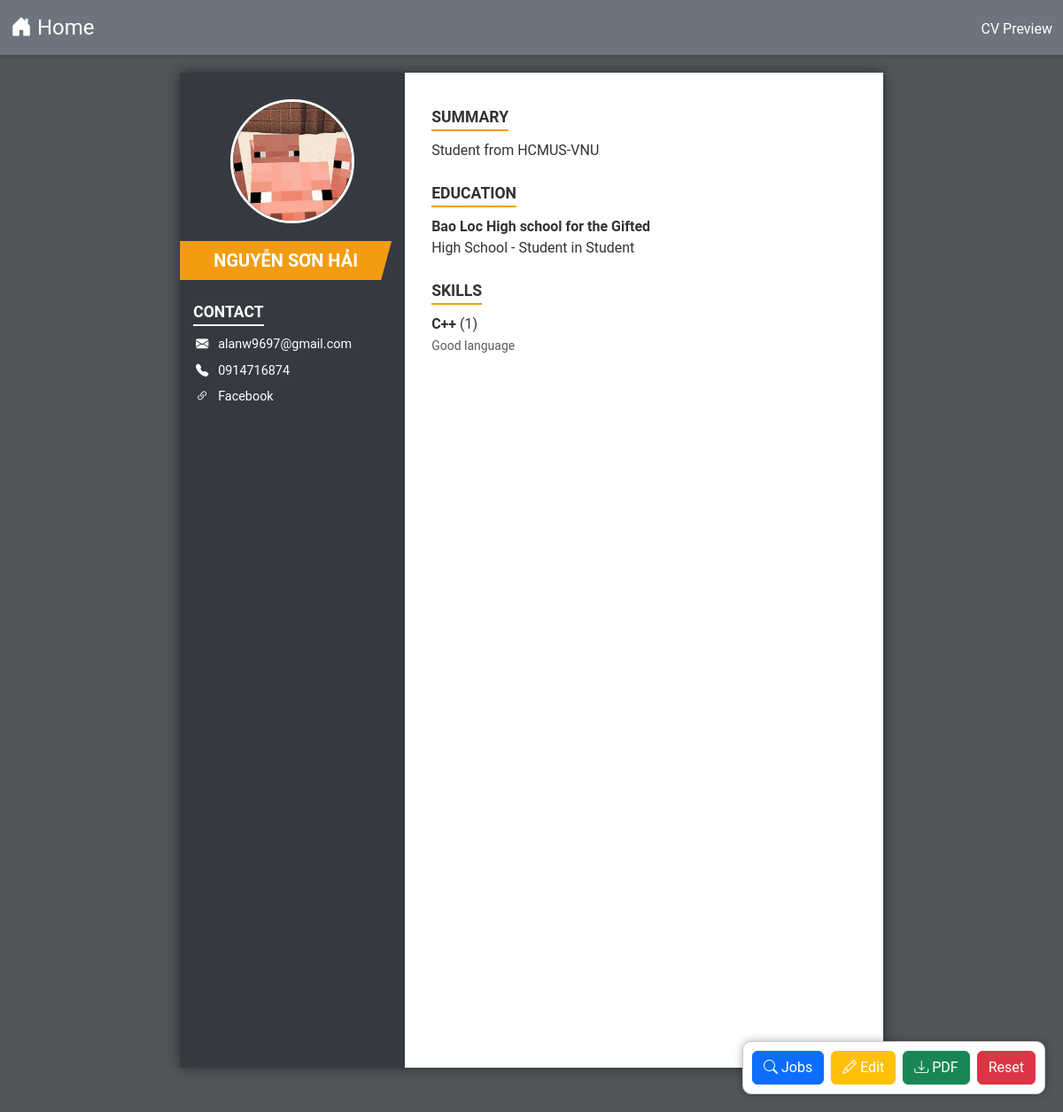
/view_cv, run on the app's committed database.
### tables this page shows
CREATE TABLE cv_basic(id INTEGER PRIMARY KEY, name TEXT, email TEXT, phone TEXT, photopath TEXT, profile TEXT);

CREATE TABLE cv_contacts(id INTEGER PRIMARY KEY, platform TEXT, link TEXT);

CREATE TABLE cv_education(id INTEGER PRIMARY KEY, degreetype TEXT, title TEXT, major TEXT, school TEXT);

CREATE TABLE cv_skills(id INTEGER PRIMARY KEY, tool TEXT, years TEXT, review TEXT);

### UPS/views.py (the view)
@app.route('/view_cv')
def view_cv_route():
    cv_data = get_cv_full()
    if not cv_data:
        return redirect(url_for('cv_home_route'))
    return render_template('cv_view.html', cv=cv_data)

### UPS/cv.py (called while the page is built)
def get_cv_full():
    connect = sqlite3.connect(db_path)
    cursor = connect.cursor()
    data = {}
    cursor.execute('SELECT * FROM cv_basic LIMIT 1')
    basic = cursor.fetchone()
    if basic:
        data['basic'] = basic
        cursor.execute('SELECT * FROM cv_education')
        data['education'] = cursor.fetchall()
        cursor.execute('SELECT * FROM cv_certs')
        data['certs'] = cursor.fetchall()
        cursor.execute('SELECT * FROM cv_languages')
        data['languages'] = cursor.fetchall()
        cursor.execute('SELECT * FROM cv_skills')
        data['skills'] = cursor.fetchall()
        cursor.execute('SELECT * FROM cv_experience')
        data['experience'] = cursor.fetchall()
        cursor.execute('SELECT * FROM cv_contacts')
        data['contacts'] = cursor.fetchall()
    connect.close()
    return data if 'basic' in data else None

### UPS/templates/cv_view.html (shortened to what this page needs)
<!DOCTYPE html>
<html lang="en">
<head>
    <link href="https://cdn.jsdelivr.net/npm/bootstrap@5.3.2/dist/css/bootstrap.min.css" rel="stylesheet">
    <link rel="stylesheet" href="https://cdn.jsdelivr.net/npm/bootstrap-icons@1.10.5/font/bootstrap-icons.css">
    <link rel="stylesheet" href="{{ url_for('static', filename='css/cvview.css') }}">
</head>
<body>
    <nav class="navbar navbar-expand-md navbar-dark bg-secondary fs-5" id="topNav">
        <div class="container-fluid">
            <a href="{{ url_for('index') }}" class="navbar-brand fs-4"><i class="bi bi-house-door-fill"></i> Home</a>
            <div class="ms-auto">
                <span class="text-white fs-6">CV Preview</span>
            </div>
        </div>
    </nav>
    <div class="cv-wrapper">
        <div class="cv-container" id="cvContent">
            <div class="left-col">
                {% if cv['basic'][4] %}
                <div class="profile-img-container">
                    <img src="{{ url_for('static', filename='uploads/' + cv['basic'][4]) }}" class="profile-img">
                </div>
                {% else %}
                <div class="profile-img-container bg-secondary d-flex align-items-center justify-content-center">
                    <span class="fs-1 text-white">{{ cv['basic'][1][0] }}</span>
                </div>
                {% endif %}
                <div class="name-box">
                    <h5 class="m-0 text-uppercase fw-bold">{{ cv['basic'][1] }}</h5>
                </div>
                <div class="mb-4">
                    <h6 class="section-title section-title-dark">Contact</h6>
                    <div class="contact-item"><i class="bi bi-envelope-fill"></i> {{ cv['basic'][2] }}</div>
                    {% if cv['basic'][3] %}
                    <div class="contact-item"><i class="bi bi-telephone-fill"></i> {{ cv['basic'][3] }}</div>
                    {% endif %}
                    {% for contact in cv['contacts'] %}
                    <div class="contact-item">
                        <i class="bi bi-link-45deg"></i>
                        <a href="{{ contact[2] }}" class="text-white text-decoration-none" target="_blank">{{ contact[1] }}</a>
                    </div>
                    {% endfor %}
                </div>
            </div>
            <div class="right-col">
                <div class="mb-3">
                    <h5 class="section-title">Summary</h5>
                    <p style="text-align: justify;">{{ cv['basic'][5] }}</p>
                </div>
                {% if cv['education'] %}
                <div class="mb-3">
                    <h5 class="section-title">Education</h5>
                    {% for edu in cv['education'] %}
                    <div class="mb-2">
                        <div class="fw-bold">{{ edu[4] }}</div>
                        <div>{{ edu[1] }} - {{ edu[2] }} in {{ edu[3] }}</div>
                    </div>
                    {% endfor %}
                </div>
                {% endif %}
                {% if cv['skills'] %}
                <div class="mb-3">
                    <h5 class="section-title">Skills</h5>
                    <div class="row">
                        {% for skill in cv['skills'] %}
                        <div class="col-md-6 mb-2">
                            <strong>{{ skill[1] }}</strong> ({{ skill[2] }})
                            <br><small class="text-muted">{{ skill[3] }}</small>
                        </div>
                        {% endfor %}
                    </div>
                </div>
                {% endif %}
            </div>
        </div>
    </div>
    <div class="action-bar d-flex gap-2" id="actionBar">
        <a href="{{ url_for('jobs_route') }}" class="btn btn-primary"><i class="bi bi-search"></i> Jobs</a>
        <a href="{{ url_for('edit_cv_route') }}" class="btn btn-warning text-white"><i class="bi bi-pencil"></i> Edit</a>
        <button onclick="downloadPDF()" class="btn btn-success"><i class="bi bi-download"></i> PDF</button>
        <a href="{{ url_for('reset_cv_route') }}" class="btn btn-danger" onclick="return confirm('Delete CV?');">Reset</a>
    </div>
</body>
</html>

### UPS/static/css/cvview.css (style rules this page uses)
* { -webkit-print-color-adjust: exact !important; print-color-adjust: exact !important; color-adjust: exact !important; }
body { background: #525659; margin: 0; padding-bottom: 50px; font-family: 'Roboto', 'Segoe UI', Helvetica, Arial, sans-serif; }
body { background: #525659; margin: 0; padding-bottom: 50px; }
.navbar { margin-bottom: 20px; box-shadow: 0 2px 4px rgba(0,0,0,0.2); }
.cv-wrapper { display: flex; justify-content: center; }
.cv-container { width: 210mm; min-height: 297mm; background: white; display: flex; box-shadow: 0 0 15px rgba(0,0,0,0.5); margin: 0 auto; }
.left-col { width: 32%; background-color: #343a40; color: white; padding: 30px 15px; display: flex; flex-direction: column; }
.right-col { width: 68%; padding: 30px; color: #333; }
.profile-img-container { width: 140px; height: 140px; border-radius: 50%; overflow: hidden; margin: 0 auto 20px auto; border: 3px solid white; }
.profile-img { width: 100%; height: 100%; object-fit: cover; }
.name-box { background: #f39c12; color: white; padding: 10px; text-align: center; margin-bottom: 25px; margin-left: -15px; width: calc(100% + 15px); clip-path: polygon(0 0, 100% 0, 95% 100%, 0% 100%); }
.section-title { font-weight: bold; text-transform: uppercase; border-bottom: 2px solid #f39c12; display: inline-block; margin-bottom: 10px; padding-bottom: 3px; font-size: 1.1rem; margin-top: 10px; }
.section-title-dark { border-bottom-color: white; color: white; margin-top: 0; }
.contact-item { margin-bottom: 8px; font-size: 0.9rem; display: flex; align-items: center; word-break: break-word; }
.contact-item i { margin-right: 8px; min-width: 20px; text-align: center; }
.action-bar { position: fixed; bottom: 20px; right: 20px; background: white; padding: 10px; border-radius: 10px; box-shadow: 0 0 10px rgba(0,0,0,0.3); z-index: 1000; border: 1px solid #ccc; }

### data on the page
cv_basic: photopath (picture), name "NGUYỄN SƠN HẢI", email "alanw9697@gmail.com", phone "0914716874", profile "Student from HCMUS-VNU"
cv_contacts: platform "Facebook"
cv_education: school "Bao Loc High school for the Gifted", degreetype "High School", title "Student", major "Student"
cv_skills: tool "C++", years "1", review "Good language"
